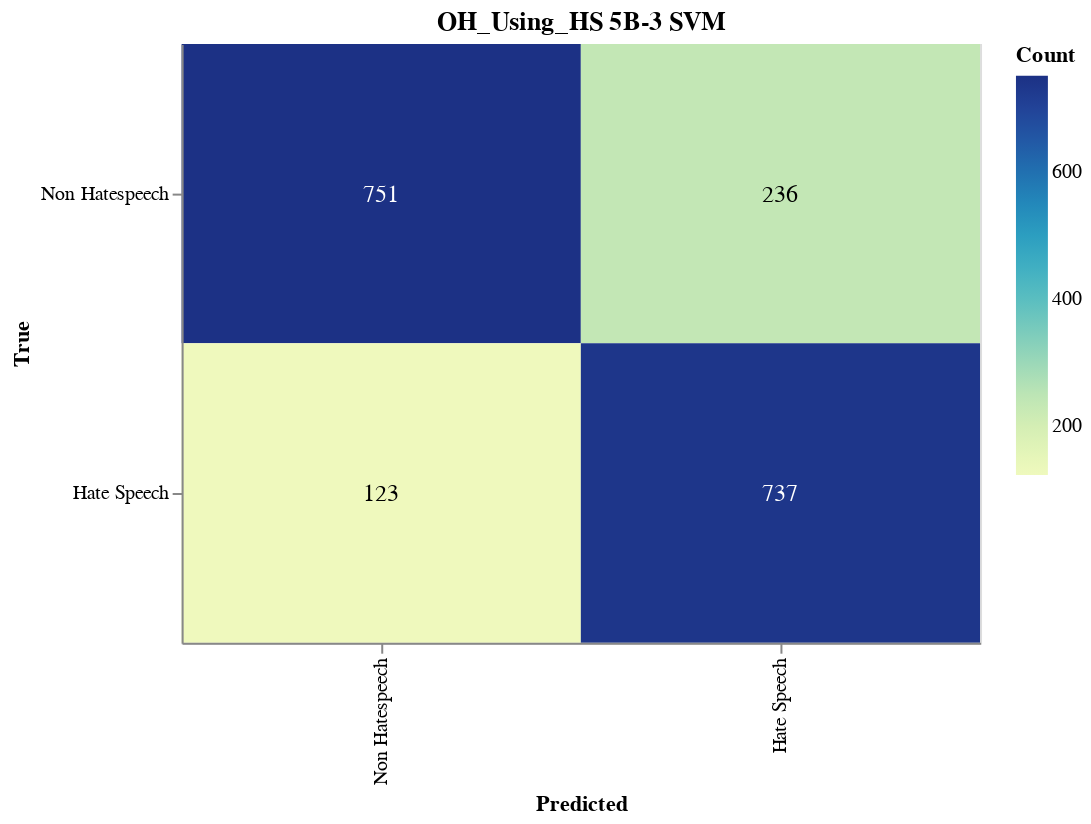

The notebook cell this image was saved under:
### Markdown cell above
#### Save Confusion Matrix

### Code cell
import altair as alt
import pandas as pd
from sklearn.metrics import confusion_matrix

# Calculate the confusion matrix
cm = confusion_matrix(true_labels, adjusted_predictions)

# Define class names
class_names = ['Non Hatespeech', 'Hate Speech']

# Convert confusion matrix to DataFrame
cm_df = pd.DataFrame(cm, index=class_names, columns=class_names).reset_index().melt(id_vars='index')
cm_df.columns = ['True', 'Predicted', 'Count']

# Ensure the order of categories
cm_df['True'] = pd.Categorical(cm_df['True'], categories=class_names, ordered=True)
cm_df['Predicted'] = pd.Categorical(cm_df['Predicted'], categories=class_names, ordered=True)

# Create the Altair plot
heatmap = alt.Chart(cm_df).mark_rect().encode(
    x=alt.X('Predicted:O', sort=class_names),
    y=alt.Y('True:O', sort=class_names),
    color='Count:Q',
    tooltip=['True', 'Predicted', 'Count']
).properties(
    width=400,
    height=300,
    title='OH_Using_HS 5B-3 SVM'
)

# Add text labels
text = heatmap.mark_text(
    align='center',
    baseline='middle',
    fontSize=12
).encode(
    text='Count:Q',
    color=alt.condition(
        alt.datum.Count > cm.max() / 2,
        alt.value('white'),
        alt.value('black')
    )
)

# Combine heatmap and text
final_chart = heatmap + text

# Display the plot
final_chart.show()

### Figure 1 — Vega-Lite specification as saved in the notebook (floating-point values rounded to 4 significant figures)
{"config": {"view": {"continuousWidth": 300, "continuousHeight": 300}}, "layer": [{"mark": {"type": "rect"}, "encoding": {"color": {"field": "Count", "type": "quantitative"}, "tooltip": [{"field": "True", "type": "ordinal"}, {"field": "Predicted", "type": "ordinal"}, {"field": "Count", "type": "quantitative"}], "x": {"field": "Predicted", "sort": ["Non Hatespeech", "Hate Speech"], "type": "ordinal"}, "y": {"field": "True", "sort": ["Non Hatespeech", "Hate Speech"], "type": "ordinal"}}, "title": "OH_Using_HS 5B-3 SVM"}, {"mark": {"type": "text", "align": "center", "baseline": "middle", "fontSize": 12}, "encoding": {"color": {"condition": {"test": "(datum.Count > 375.5)", "value": "white"}, "value": "black"}, "text": {"field": "Count", "type": "quantitative"}, "tooltip": [{"field": "True", "type": "ordinal"}, {"field": "Predicted", "type": "ordinal"}, {"field": "Count", "type": "quantitative"}], "x": {"field": "Predicted", "sort": ["Non Hatespeech", "Hate Speech"], "type": "ordinal"}, "y": {"field": "True", "sort": ["Non Hatespeech", "Hate Speech"], "type": "ordinal"}}, "title": "OH_Using_HS 5B-3 SVM"}], "data": {"name": "data-b3dd7ce9e416591b9874deda0f1dd17a"}, "height": 300, "width": 400, "$schema": "https://vega.github.io/schema/vega-lite/v5.17.0.json", "datasets": {"data-b3dd7ce9e416591b9874deda0f1dd17a": [{"True": "Non Hatespeech", "Predicted": "Non Hatespeech", "Count": 751}, {"True": "Hate Speech", "Predicted": "Non Hatespeech", "Count": 123}, {"True": "Non Hatespeech", "Predicted": "Hate Speech", "Count": 236}, {"True": "Hate Speech", "Predicted": "Hate Speech", "Count": 737}]}}
